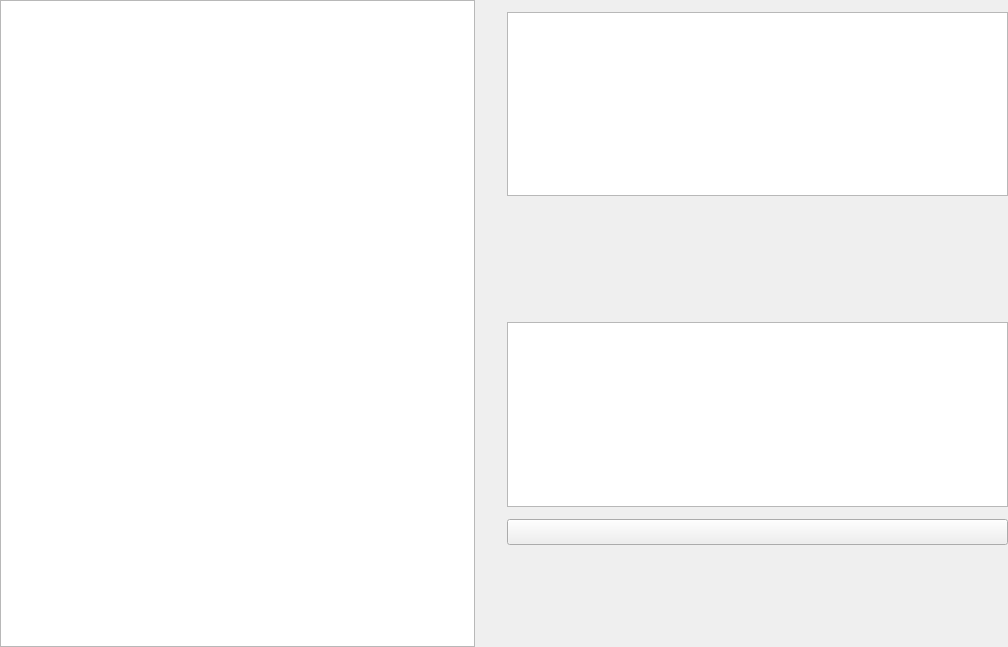
<?xml version="1.0" encoding="UTF-8"?>
<ui version="4.0">
    <class>RaptorCleanPage</class>
    <widget class="QWidget" name="RaptorCleanPage">
        <property name="geometry">
            <rect>
                <x>0</x>
                <y>0</y>
                <width>1008</width>
                <height>647</height>
            </rect>
        </property>
        <property name="windowTitle">
            <string>RaptorCleanPage</string>
        </property>
        <layout class="QVBoxLayout" name="_CleanPageLayout">
            <property name="spacing">
                <number>0</number>
            </property>
            <property name="leftMargin">
                <number>0</number>
            </property>
            <property name="topMargin">
                <number>0</number>
            </property>
            <property name="rightMargin">
                <number>0</number>
            </property>
            <property name="bottomMargin">
                <number>0</number>
            </property>
            <item>
                <widget class="QSplitter" name="_Splitter">
                    <property name="orientation">
                        <enum>Qt::Orientation::Horizontal</enum>
                    </property>
                    <property name="handleWidth">
                        <number>1</number>
                    </property>
                    <property name="childrenCollapsible">
                        <bool>false</bool>
                    </property>
                    <widget class="RaptorTableView" name="_ItemView"/>
                    <widget class="QWidget" name="_ItemAttributePanel" native="true">
                        <layout class="QGridLayout" name="gridLayout">
                            <property name="leftMargin">
                                <number>12</number>
                            </property>
                            <property name="topMargin">
                                <number>12</number>
                            </property>
                            <property name="rightMargin">
                                <number>0</number>
                            </property>
                            <property name="bottomMargin">
                                <number>12</number>
                            </property>
                            <property name="spacing">
                                <number>12</number>
                            </property>
                            <item row="4" column="0">
                                <widget class="QLabel" name="_ItemDirTip">
                                    <property name="minimumSize">
                                        <size>
                                            <width>0</width>
                                            <height>26</height>
                                        </size>
                                    </property>
                                    <property name="styleSheet">
                                        <string notr="true"/>
                                    </property>
                                    <property name="text">
                                        <string/>
                                    </property>
                                    <property name="alignment">
                                        <set>Qt::AlignmentFlag::AlignRight|Qt::AlignmentFlag::AlignTop|Qt::AlignmentFlag::AlignTrailing</set>
                                    </property>
                                    <property name="wordWrap">
                                        <bool>true</bool>
                                    </property>
                                </widget>
                            </item>
                            <item row="4" column="1">
                                <widget class="QTextEdit" name="_ItemDir">
                                    <property name="minimumSize">
                                        <size>
                                            <width>0</width>
                                            <height>26</height>
                                        </size>
                                    </property>
                                    <property name="contextMenuPolicy">
                                        <enum>Qt::ContextMenuPolicy::NoContextMenu</enum>
                                    </property>
                                    <property name="styleSheet">
                                        <string notr="true"/>
                                    </property>
                                    <property name="verticalScrollBarPolicy">
                                        <enum>Qt::ScrollBarPolicy::ScrollBarAsNeeded</enum>
                                    </property>
                                    <property name="horizontalScrollBarPolicy">
                                        <enum>Qt::ScrollBarPolicy::ScrollBarAlwaysOff</enum>
                                    </property>
                                    <property name="undoRedoEnabled">
                                        <bool>false</bool>
                                    </property>
                                    <property name="readOnly">
                                        <bool>true</bool>
                                    </property>
                                    <property name="textInteractionFlags">
                                        <set>Qt::TextInteractionFlag::NoTextInteraction</set>
                                    </property>
                                </widget>
                            </item>
                            <item row="3" column="0">
                                <widget class="QLabel" name="_ItemUpdatedTip">
                                    <property name="minimumSize">
                                        <size>
                                            <width>0</width>
                                            <height>26</height>
                                        </size>
                                    </property>
                                    <property name="maximumSize">
                                        <size>
                                            <width>16777215</width>
                                            <height>26</height>
                                        </size>
                                    </property>
                                    <property name="styleSheet">
                                        <string notr="true"/>
                                    </property>
                                    <property name="text">
                                        <string/>
                                    </property>
                                    <property name="alignment">
                                        <set>Qt::AlignmentFlag::AlignRight|Qt::AlignmentFlag::AlignTrailing|Qt::AlignmentFlag::AlignVCenter</set>
                                    </property>
                                </widget>
                            </item>
                            <item row="1" column="0">
                                <widget class="QLabel" name="_ItemCreatedTip">
                                    <property name="minimumSize">
                                        <size>
                                            <width>0</width>
                                            <height>26</height>
                                        </size>
                                    </property>
                                    <property name="maximumSize">
                                        <size>
                                            <width>16777215</width>
                                            <height>26</height>
                                        </size>
                                    </property>
                                    <property name="styleSheet">
                                        <string notr="true"/>
                                    </property>
                                    <property name="text">
                                        <string/>
                                    </property>
                                    <property name="alignment">
                                        <set>Qt::AlignmentFlag::AlignRight|Qt::AlignmentFlag::AlignTrailing|Qt::AlignmentFlag::AlignVCenter</set>
                                    </property>
                                </widget>
                            </item>
                            <item row="0" column="1">
                                <widget class="QTextEdit" name="_ItemName">
                                    <property name="sizePolicy">
                                        <sizepolicy hsizetype="Expanding" vsizetype="Expanding">
                                            <horstretch>0</horstretch>
                                            <verstretch>0</verstretch>
                                        </sizepolicy>
                                    </property>
                                    <property name="minimumSize">
                                        <size>
                                            <width>0</width>
                                            <height>26</height>
                                        </size>
                                    </property>
                                    <property name="contextMenuPolicy">
                                        <enum>Qt::ContextMenuPolicy::NoContextMenu</enum>
                                    </property>
                                    <property name="styleSheet">
                                        <string notr="true"/>
                                    </property>
                                    <property name="verticalScrollBarPolicy">
                                        <enum>Qt::ScrollBarPolicy::ScrollBarAsNeeded</enum>
                                    </property>
                                    <property name="horizontalScrollBarPolicy">
                                        <enum>Qt::ScrollBarPolicy::ScrollBarAlwaysOff</enum>
                                    </property>
                                    <property name="sizeAdjustPolicy">
                                        <enum>QAbstractScrollArea::SizeAdjustPolicy::AdjustIgnored</enum>
                                    </property>
                                    <property name="readOnly">
                                        <bool>true</bool>
                                    </property>
                                    <property name="markdown">
                                        <string>


                                        </string>
                                    </property>
                                    <property name="html">
                                        <string>&lt;!DOCTYPE HTML PUBLIC &quot;-//W3C//DTD HTML 4.0//EN&quot; &quot;http://www.w3.org/TR/REC-html40/strict.dtd&quot;&gt;
                                            &lt;html&gt;&lt;head&gt;&lt;meta name=&quot;qrichtext&quot; content=&quot;1&quot; /&gt;&lt;meta charset=&quot;utf-8&quot; /&gt;&lt;style type=&quot;text/css&quot;&gt;
                                            p, li { white-space: pre-wrap; }
                                            hr { height: 1px; border-width: 0; }
                                            li.unchecked::marker { content: &quot;\2610&quot;; }
                                            li.checked::marker { content: &quot;\2612&quot;; }
                                            &lt;/style&gt;&lt;/head&gt;&lt;body style=&quot; font-family:'Segoe UI'; font-size:9pt; font-weight:400; font-style:normal;&quot;&gt;
                                            &lt;p style=&quot; margin-top:0px; margin-bottom:0px; margin-left:0px; margin-right:0px; -qt-block-indent:0; text-indent:0px;&quot;&gt;&lt;span style=&quot; font-family:'SimSun';&quot;&gt; &lt;/span&gt;&lt;/p&gt;
                                            &lt;p style=&quot; margin-top:0px; margin-bottom:0px; margin-left:0px; margin-right:0px; -qt-block-indent:0; text-indent:0px;&quot;&gt;&lt;span style=&quot; font-family:'SimSun';&quot;&gt; &lt;/span&gt;&lt;/p&gt;
                                            &lt;p style=&quot; margin-top:0px; margin-bottom:0px; margin-left:0px; margin-right:0px; -qt-block-indent:0; text-indent:0px;&quot;&gt;&lt;span style=&quot; font-family:'SimSun';&quot;&gt; &lt;/span&gt;&lt;/p&gt;
                                            &lt;p style=&quot; margin-top:0px; margin-bottom:0px; margin-left:0px; margin-right:0px; -qt-block-indent:0; text-indent:0px;&quot;&gt;&lt;span style=&quot; font-family:'SimSun';&quot;&gt; &lt;/span&gt; &lt;/p&gt;&lt;/body&gt;&lt;/html&gt;
                                        </string>
                                    </property>
                                </widget>
                            </item>
                            <item row="0" column="0">
                                <widget class="QLabel" name="_ItemNameTip">
                                    <property name="minimumSize">
                                        <size>
                                            <width>0</width>
                                            <height>26</height>
                                        </size>
                                    </property>
                                    <property name="styleSheet">
                                        <string notr="true"/>
                                    </property>
                                    <property name="text">
                                        <string/>
                                    </property>
                                    <property name="alignment">
                                        <set>Qt::AlignmentFlag::AlignRight|Qt::AlignmentFlag::AlignTop|Qt::AlignmentFlag::AlignTrailing</set>
                                    </property>
                                    <property name="wordWrap">
                                        <bool>true</bool>
                                    </property>
                                </widget>
                            </item>
                            <item row="6" column="1">
                                <spacer name="_ItemAttributePanelSpacer">
                                    <property name="orientation">
                                        <enum>Qt::Orientation::Vertical</enum>
                                    </property>
                                    <property name="sizeHint" stdset="0">
                                        <size>
                                            <width>20</width>
                                            <height>98</height>
                                        </size>
                                    </property>
                                </spacer>
                            </item>
                            <item row="3" column="1">
                                <widget class="QLabel" name="_ItemUpdated">
                                    <property name="sizePolicy">
                                        <sizepolicy hsizetype="Preferred" vsizetype="Fixed">
                                            <horstretch>0</horstretch>
                                            <verstretch>0</verstretch>
                                        </sizepolicy>
                                    </property>
                                    <property name="minimumSize">
                                        <size>
                                            <width>0</width>
                                            <height>26</height>
                                        </size>
                                    </property>
                                    <property name="maximumSize">
                                        <size>
                                            <width>16777215</width>
                                            <height>26</height>
                                        </size>
                                    </property>
                                    <property name="styleSheet">
                                        <string notr="true"/>
                                    </property>
                                    <property name="text">
                                        <string/>
                                    </property>
                                </widget>
                            </item>
                            <item row="1" column="1">
                                <widget class="QLabel" name="_ItemCreated">
                                    <property name="sizePolicy">
                                        <sizepolicy hsizetype="Expanding" vsizetype="Fixed">
                                            <horstretch>0</horstretch>
                                            <verstretch>0</verstretch>
                                        </sizepolicy>
                                    </property>
                                    <property name="minimumSize">
                                        <size>
                                            <width>0</width>
                                            <height>26</height>
                                        </size>
                                    </property>
                                    <property name="maximumSize">
                                        <size>
                                            <width>16777215</width>
                                            <height>26</height>
                                        </size>
                                    </property>
                                    <property name="styleSheet">
                                        <string notr="true"/>
                                    </property>
                                    <property name="text">
                                        <string/>
                                    </property>
                                </widget>
                            </item>
                            <item row="2" column="0">
                                <widget class="QLabel" name="_ItemSizeTip">
                                    <property name="minimumSize">
                                        <size>
                                            <width>0</width>
                                            <height>26</height>
                                        </size>
                                    </property>
                                    <property name="maximumSize">
                                        <size>
                                            <width>16777215</width>
                                            <height>26</height>
                                        </size>
                                    </property>
                                    <property name="styleSheet">
                                        <string notr="true"/>
                                    </property>
                                    <property name="text">
                                        <string/>
                                    </property>
                                    <property name="alignment">
                                        <set>Qt::AlignmentFlag::AlignRight|Qt::AlignmentFlag::AlignTrailing|Qt::AlignmentFlag::AlignVCenter</set>
                                    </property>
                                </widget>
                            </item>
                            <item row="2" column="1">
                                <widget class="QLabel" name="_ItemSize">
                                    <property name="sizePolicy">
                                        <sizepolicy hsizetype="Expanding" vsizetype="Fixed">
                                            <horstretch>0</horstretch>
                                            <verstretch>0</verstretch>
                                        </sizepolicy>
                                    </property>
                                    <property name="minimumSize">
                                        <size>
                                            <width>0</width>
                                            <height>26</height>
                                        </size>
                                    </property>
                                    <property name="maximumSize">
                                        <size>
                                            <width>16777215</width>
                                            <height>26</height>
                                        </size>
                                    </property>
                                    <property name="styleSheet">
                                        <string notr="true"/>
                                    </property>
                                    <property name="text">
                                        <string/>
                                    </property>
                                </widget>
                            </item>
                            <item row="5" column="1">
                                <widget class="QPushButton" name="_ItemGoToDir">
                                    <property name="minimumSize">
                                        <size>
                                            <width>0</width>
                                            <height>26</height>
                                        </size>
                                    </property>
                                    <property name="maximumSize">
                                        <size>
                                            <width>16777215</width>
                                            <height>26</height>
                                        </size>
                                    </property>
                                    <property name="text">
                                        <string/>
                                    </property>
                                </widget>
                            </item>
                        </layout>
                    </widget>
                </widget>
            </item>
        </layout>
    </widget>
    <customwidgets>
        <customwidget>
            <class>RaptorTableView</class>
            <extends>QTableView</extends>
            <header>../../../Src/Component/TableView/RaptorTableView.h</header>
        </customwidget>
    </customwidgets>
    <resources/>
    <connections/>
</ui>
